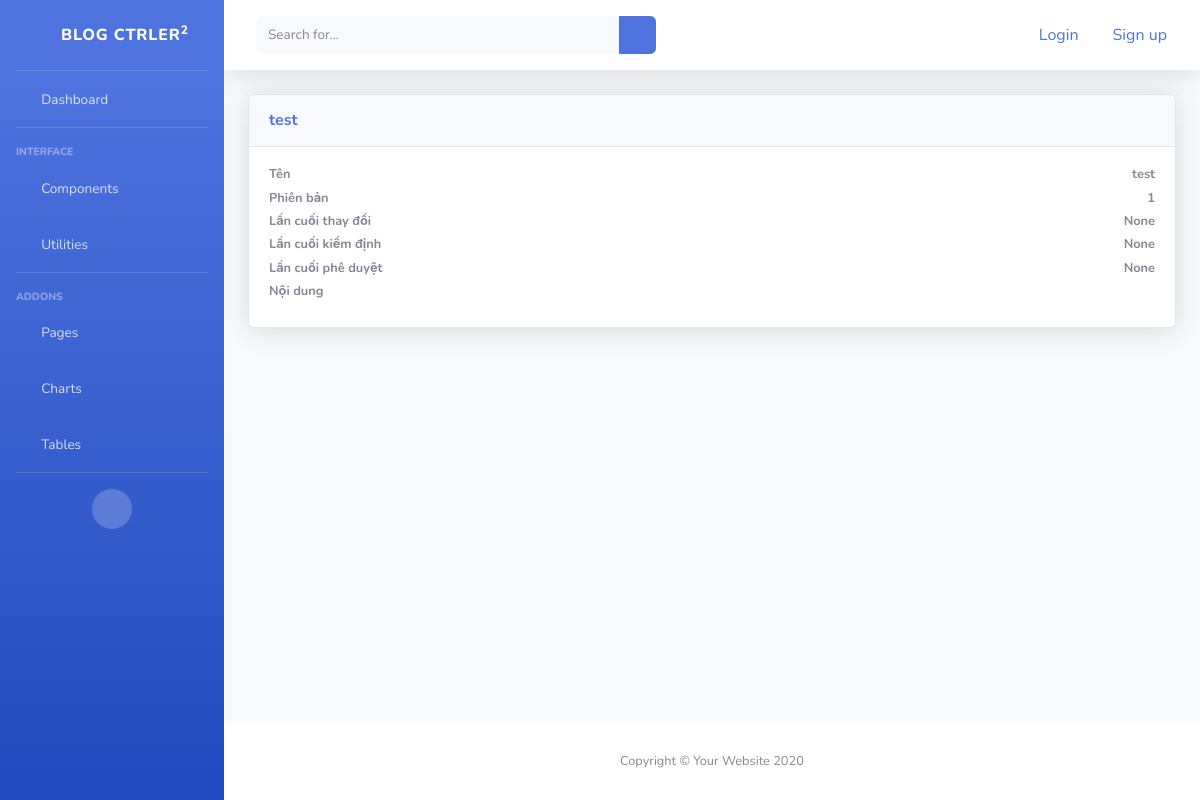
Page /change/31/ on the earlier database version.
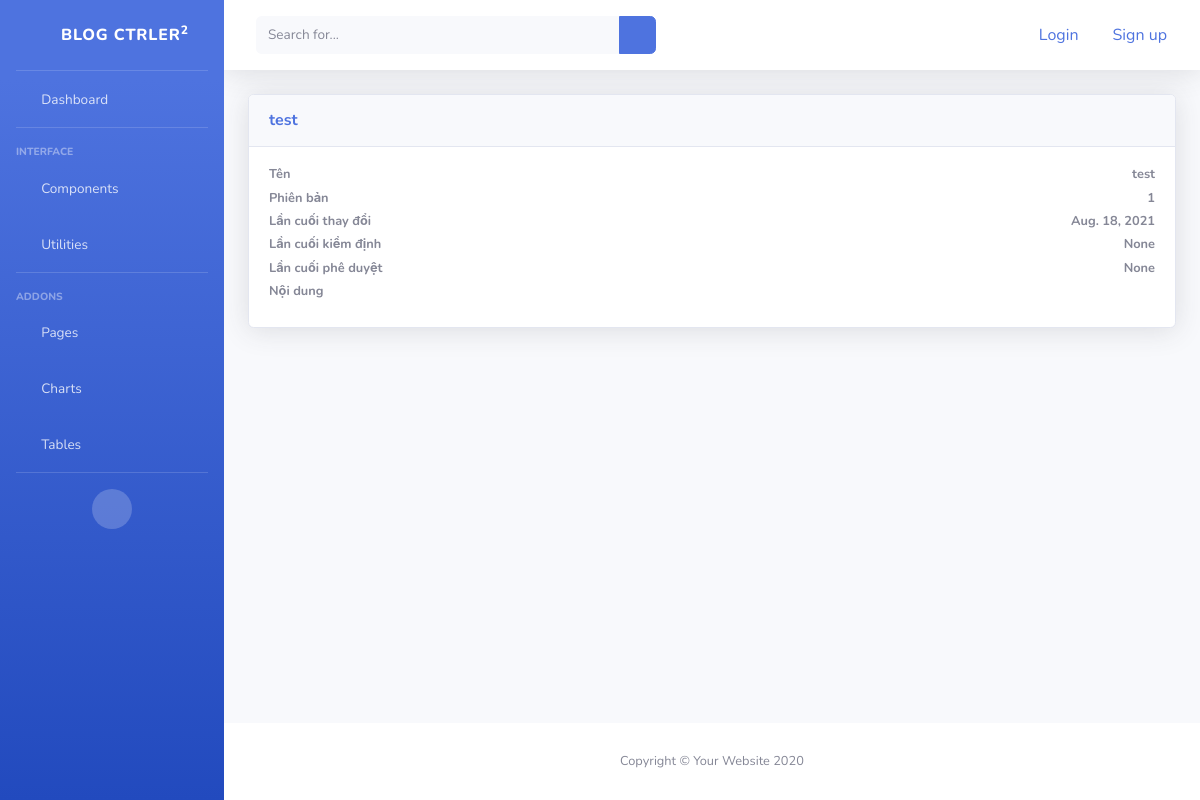
Same page on the later database version.
### hsmt/models.py (models this page shows, shortened)
class XFileChange(models.Model):
    version = models.PositiveIntegerField(default=None, null=True, blank=True)
    date_created = models.DateField(default=timezone.now)
    date_edited = models.DateField(blank=True, null=True)
    date_submited = models.DateField(blank=True, null=True)
    date_checked = models.DateField(blank=True, null=True)
    date_approved = models.DateField(blank=True, null=True)
    editor = models.ForeignKey(User, on_delete=models.PROTECT, related_name='changes_edited', null=True)
    checker = models.ForeignKey(User, on_delete=models.PROTECT, related_name='changes_checked', null=True)
    approver = models.ForeignKey(User, on_delete=models.PROTECT, related_name='changes_approved', null=True)
    file = models.ForeignKey(XFile, on_delete=models.CASCADE, related_name='changes')
    name = models.CharField(max_length=120)
    content = models.TextField(blank=True)
    comments = GenericRelation('Comment')

### hsmt/views.py (the view)
# urls.py: path('change/<int:pk>/',XFileChangeDetailView.as_view(), name='hsmt-change-detail'),
class XFileChangeDetailView(DetailView):
    template_name = 'hsmt/old/change_detail.html'
    model = XFileChange
    context_object_name = 'change'
    def get_context_data(self, **kwargs):
        context = super().get_context_data(**kwargs)
        context['title'] = 'Chi tiết về thay đổi'
        return context

### hsmt/templates/hsmt/old/change_detail.html (shortened to what this page needs)
{% extends 'hsmt/old/base.html' %}
{% block data %}
    <div class="row">
        <div class="col-lg-12 mb-4">
            <div class="card shadow mb-4">
                <div class="card-header py-3">
                    <h6 class="m-0 font-weight-bold text-primary" href="#">
                        {{change.name}}
                    </h6>
                </div>
                <div class="card-body">
                    <h4 class="small font-weight-bold">
                        Tên
                        <span class="float-right">{{change.name}}</span>
                    </h4>
                    <h4 class="small font-weight-bold">
                        Phiên bản
                        <span class="float-right">{{change.version}}</span>
                    </h4>
                    <h4 class="small font-weight-bold">
                        Lần cuối thay đổi
                        <span class="float-right">{{change.date_edited}}</span>
                    </h4>
                    <h4 class="small font-weight-bold">
                        Lần cuối kiểm định
                        <span class="float-right">{{change.date_checked}}</span>
                    </h4>
                    <h4 class="small font-weight-bold">
                        Lần cuối phê duyệt
                        <span class="float-right">{{change.date_approved}}</span>
                    </h4>
                    <h4 class="small font-weight-bold">
                        Nội dung
                    </h4>
                </div>
            </div>
        </div>
    </div>
{% endblock data %}

Differences in the rows shown:
changed XFileChange "test": date_edited "None" → "Aug. 18, 2021"
